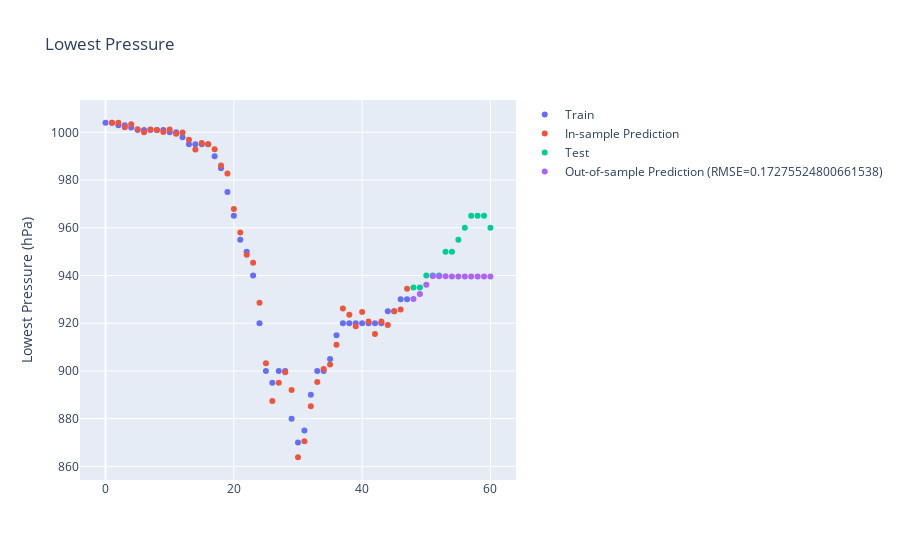

The code cell stored with this chart in its notebook:
### Code cell
lowest_pressure_pred = cast(pl.Series, df_sample.select("lowest_pressure"))
model_p, train_p, test_p = create_model(lowest_pressure_pred)
fig_p = plot_sample_1d(model_p, train_p, test_p)
fig_p.update_layout(
    title="Lowest Pressure",
    yaxis_title="Lowest Pressure (hPa)",
)
fig_p.show()

### Figure 1 — Plotly figure (JSON) as saved in the notebook; plotly's stock layout.template omitted (floating-point values rounded to 4 significant figures)
{"data": [{"mode": "markers", "name": "Train", "type": "scatter", "x": [0, 1, 2, 3, 4, 5, 6, 7, 8, 9, 10, 11, 12, 13, 14, 15, 16, 17, 18, 19, 20, 21, 22, 23, 24, 25, 26, 27, 28, 29, 30, 31, 32, 33, 34, 35, 36, 37, 38, 39, 40, 41, 42, 43, 44, 45, 46, 47], "y": [1004, 1004, 1003, 1003, 1002, 1001, 1001, 1001, 1001, 1001, 1000, 1000, 998, 995, 995, 995, 995, 990, 985, 975, 965, 955, 950, 940, 920, 900, 895, 900, 900, 880, 870, 875, 890, 900, 900, 905, 915, 920, 920, 920, 920, 920, 920, 920, 925, 925, 930, 930]}, {"mode": "markers", "name": "In-sample Prediction", "type": "scatter", "x": [1, 2, 3, 4, 5, 6, 7, 8, 9, 10, 11, 12, 13, 14, 15, 16, 17, 18, 19, 20, 21, 22, 23, 24, 25, 26, 27, 28, 29, 30, 31, 32, 33, 34, 35, 36, 37, 38, 39, 40, 41, 42, 43, 44, 45, 46, 47], "y": [1004.0, 1004.0, 1002.0, 1003.0, 1001.0, 1000.0, 1001.0, 1001.0, 1000.0, 1001.0, 999.5, 999.9, 996.9, 992.8, 995.5, 995.1, 992.9, 986.1, 982.8, 967.9, 958.1, 948.7, 945.4, 928.6, 903.2, 887.4, 895.1, 899.4, 892.0, 863.8, 870.5, 885.2, 895.4, 900.8, 902.7, 911.0, 926.1, 923.5, 918.7, 924.7, 920.8, 915.4, 920.7, 919.3, 925.1, 925.7, 934.4]}, {"mode": "markers", "name": "Test", "type": "scatter", "x": [48, 49, 50, 51, 52, 53, 54, 55, 56, 57, 58, 59, 60], "y": [935, 935, 940, 940, 940, 950, 950, 955, 960, 965, 965, 965, 960]}, {"mode": "markers", "name": "Out-of-sample Prediction (RMSE=0.17275524800661538)", "type": "scatter", "x": [48, 49, 50, 51, 52, 53, 54, 55, 56, 57, 58, 59, 60], "y": [930.2, 932.3, 936.2, 939.8, 939.7, 939.6, 939.6, 939.6, 939.6, 939.6, 939.6, 939.6, 939.6]}], "layout": {"title": {"text": "Lowest Pressure"}, "yaxis": {"title": {"text": "Lowest Pressure (hPa)"}}}}
